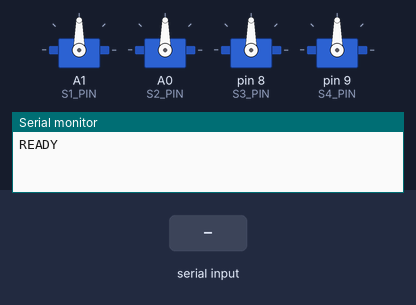
The sketch below on a simulated Arduino Uno, built with avr-gcc and run on an emulated ATmega328P. Parts: 4 × servo, the last lines printed to the serial monitor. The inputs (shaded band) are chosen by the test bench.

Above: at 1.2 s.
1.3 s: "S2:\n" received over Serial
At 2.4 s:
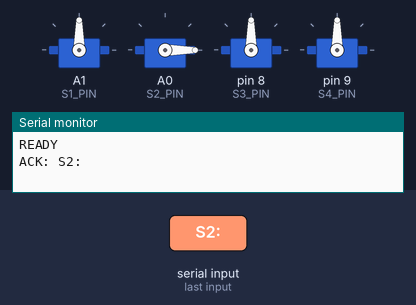
3.5 s: "OPEN\n" received over Serial
At 4.8 s:
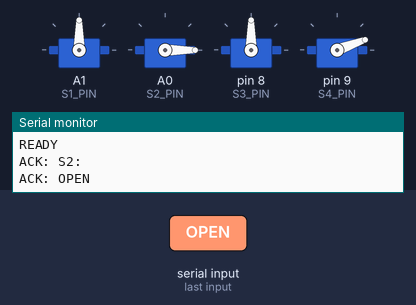
5.1 s: "CLOSE\n" received over Serial
At 5.54 s:
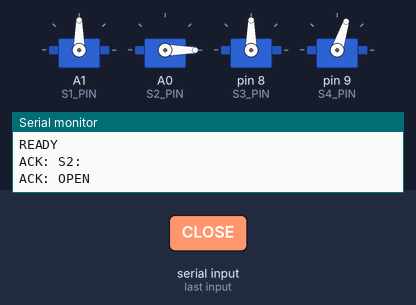
7.1 s: "SAFE\n" received over Serial
At 9.2 s:
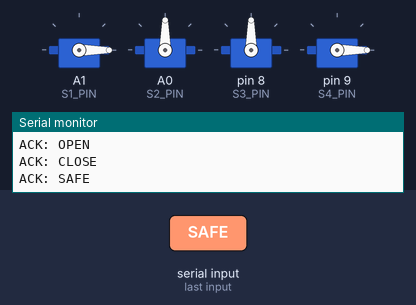
10.1 s: "S2:,45\n" received over Serial
At 11.5 s:
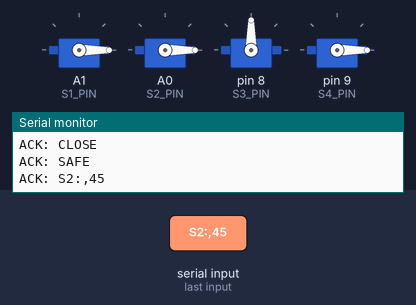
12.3 s: "S3:\n" received over Serial
At 14.3 s:
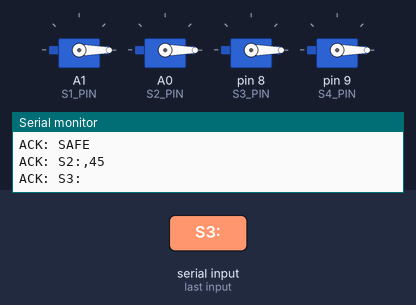
Timing chart, 0 to 15.5 s (numbered marks = the images above; inputs shaded):
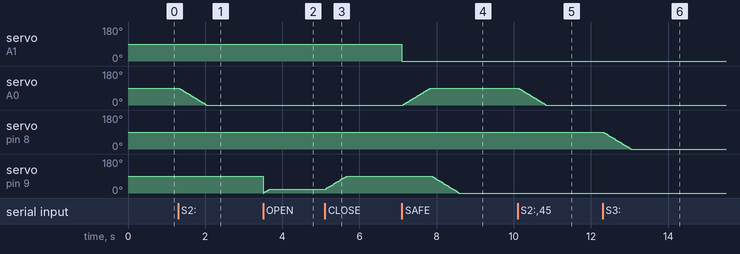

Measured:
- after the input at 1.3 s, servo on A0 (S2_PIN): moves from 90° to 0° over 0.72 s, starting at once
- after the input at 3.5 s, servo on pin 9 (S4_PIN): 90° → 20° at once
- after the input at 5.1 s, servo on pin 9 (S4_PIN): moves from 20° to 90° over 0.56 s, starting at once
- after the input at 7.1 s, servo on A1 (S1_PIN): 90° → 0° at once; servo on A0 (S2_PIN): moves from 0° to 90° over 0.70 s, starting at once; servo on pin 9 (S4_PIN): moves from 90° to 0° over 0.72 s, starting after 0.76 s
- after the input at 10.1 s, servo on A0 (S2_PIN): moves from 90° to 0° over 0.72 s, starting at once
- after the input at 12.3 s, servo on pin 8 (S3_PIN): moves from 90° to 0° over 0.72 s, starting at once

The sketch:

MC_ESP.ino
```cpp
#include <Servo.h>

Servo s1, s2, s3, s4;

// Correct pins
#define S1_PIN A1
#define S2_PIN A0
#define S3_PIN 8
#define S4_PIN 9

// Store current angles
int a1 = 0;
int a2 = 90;
int a3 = 90;
int a4 = 0;

// Smooth movement function
void moveSlow(Servo &servo, int &current, int target, int stepDelay = 8) {
  if (current < target) {
    for (int pos = current; pos <= target; pos++) {
      servo.write(pos);
      delay(stepDelay);
    }
  } else {
    for (int pos = current; pos >= target; pos--) {
      servo.write(pos);
      delay(stepDelay);
    }
  }
  current = target;
}

void setup() {
  Serial.begin(115200);

  s1.attach(S1_PIN);
  s2.attach(S2_PIN);
  s3.attach(S3_PIN);
  s4.attach(S4_PIN);

  Serial.println("READY");
}

void loop() {

  if (Serial.available()) {

    String cmd = Serial.readStringUntil('\n');
    cmd.trim();

    // Servo commands with SLOW motion
    if (cmd.startsWith("S1:")) {
      int t = cmd.substring(3).toInt();
      moveSlow(s1, a1, t);
    }

    else if (cmd.startsWith("S2:")) {
      int t = cmd.substring(3).toInt();
      moveSlow(s2, a2, t);
    }

    else if (cmd.startsWith("S3:")) {
      int t = cmd.substring(3).toInt();
      moveSlow(s3, a3, t);
    }

    else if (cmd.startsWith("S4:")) {
      int t = cmd.substring(3).toInt();
      moveSlow(s4, a4, t);
    }

    // Claw presets
    else if (cmd == "OPEN")  moveSlow(s4, a4, 20);
    else if (cmd == "CLOSE") moveSlow(s4, a4, 90);

    // Safe pose (slow)
    else if (cmd == "SAFE") {
      moveSlow(s1, a1, 0);
      moveSlow(s2, a2, 90);
      moveSlow(s3, a3, 90);
      moveSlow(s4, a4, 0);
    }

    Serial.print("ACK: ");
    Serial.println(cmd);
  }
}
```

Robot_Test_Code.ino
```cpp
//
//#include <Servo.h>
//
//// Servos
//Servo s1; // Base
//Servo s2; // Left joint
//Servo s3; // Right joint
//Servo s4; // Claw
//
//// Correct pins from your documentation
//#define S1_PIN A1   // Base
//#define S2_PIN A0   // Left
//#define S3_PIN 8    // Right
//#define S4_PIN 9    // Claw
//
//#define STEP_DELAY 25
//#define PAUSE_DELAY 500
//
//void sweepServo(Servo &servo, const char* name) {
//  Serial.println("=====================================");
//  Serial.print("STARTING TEST FOR: ");
//  Serial.println(name);
//  Serial.println("=====================================");
//
//  Serial.println("[Sweep Forward 0 → 180]");
//  for (int pos = 0; pos <= 180; pos++) {
//    servo.write(pos);
//    Serial.print(name);
//    Serial.print(" angle: ");
//    Serial.println(pos);
//    delay(STEP_DELAY);
//  }
//
//  delay(PAUSE_DELAY);
//
//  Serial.println("[Sweep Backward 180 → 0]");
//  for (int pos = 180; pos >= 0; pos--) {
//    servo.write(pos);
//    Serial.print(name);
//    Serial.print(" angle: ");
//    Serial.println(pos);
//    delay(STEP_DELAY);
//  }
//
//  Serial.print("FINISHED TEST FOR: ");
//  Serial.println(name);
//  Serial.println();
//  delay(PAUSE_DELAY);
//}
//
//void setup() {
//  Serial.begin(9600);
//  Serial.println("=== ROBOT ARM SLOW-MOTION SERVO TEST ===");
//  Serial.println("Initializing servos...");
//  Serial.println();
//
//  s1.attach(S1_PIN);
//  s2.attach(S2_PIN);
//  s3.attach(S3_PIN);
//  s4.attach(S4_PIN);
//
//  delay(1000);
//  Serial.println("Servos initialized. Beginning slow test...\n");
//}
//
//void loop() {
//  sweepServo(s1, "Base Servo (S1, A1)");
//  sweepServo(s2, "Left Servo (S2, A0)");
//  sweepServo(s3, "Right Servo (S3, D8)");
//  sweepServo(s4, "Claw Servo (S4, D9)");
//
//  Serial.println("=== ALL SERVOS TESTED — RESTARTING ===\n");
//  delay(2000);
//}

//
//#include <Servo.h>
//
//// Servos
//Servo s1; // Base
//Servo s2; // Left joint
//Servo s3; // Right joint
//Servo s4; // Claw
//
//// Correct pins from documentation
//#define S1_PIN A1   // Base
//#define S2_PIN A0   // Left
//#define S3_PIN 8    // Right
//#define S4_PIN 9    // Claw
//
//void setup() {
//  Serial.begin(9600);
//  delay(1000);
//
//  Serial.println("Initializing servos...");
//
//  s1.attach(S1_PIN);
//  s2.attach(S2_PIN);
//  s3.attach(S3_PIN);
//  s4.attach(S4_PIN);
//
//  delay(500);
//
//  Serial.println("Setting ALL servos to 0 degrees...");
//
//  s1.write(0);   // Base (reccomended from 0 to 180)
//  s2.write(0);   // Left controls how high the hand is (reccomended depending on how far back or front the elbow is)
//  s3.write(180);   // Right controls the elbow angle (reccomended from 45 to 180)
//  s4.write(0);   // Claw (reccomended from 0 to 100 ish otherwise it gets too strained)
//
//  Serial.println("Done. All servos set to 0°.");
//}
//
//void loop() {
//  // Nothing else to do
//}
```
